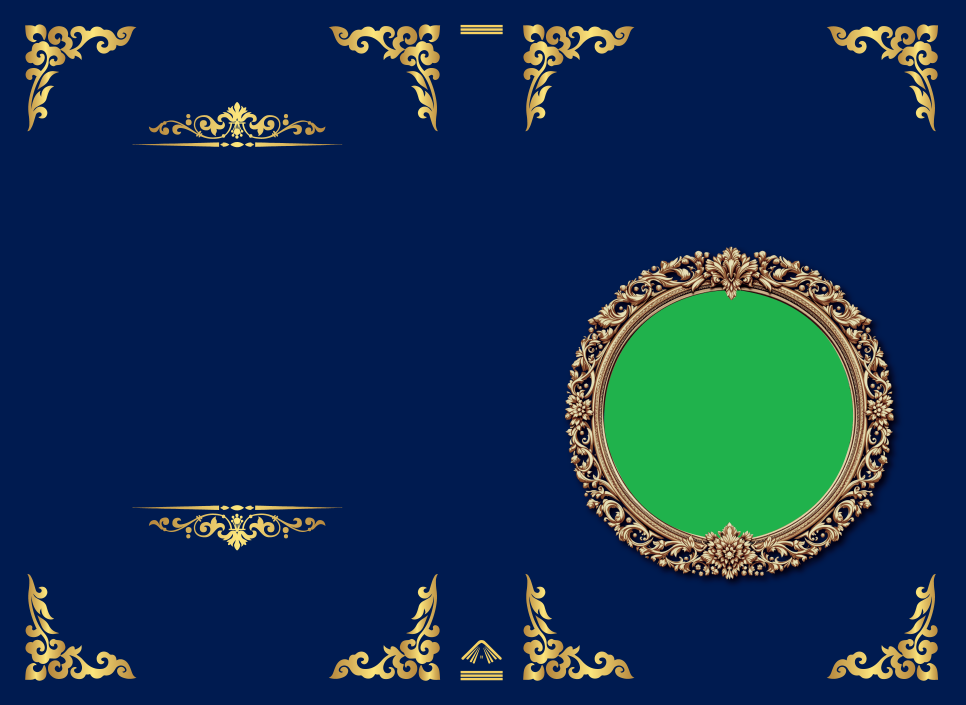
#> input picture config/template-latest.png, 2898 x 2114 px (shown at 1/3 size); its folder holds only this picture in this run
$ python -i biblical_compositor.py   (imports and definitions only)
#> lines starting #> are read from the running program, lines starting #| are printed output that depends on the picture; after the words box and inside, x2 and y2 are one past the last pixel; in counts of white or black regions, pixels touching at a corner belong together
#> further down, picture is the input picture: PIL image 2898x2114 RGB; mean R, G, B 18.7, 48.6, 80.5
"""
biblical_compositor.py — Composites AI art + text onto the biblical cover template.
Simple layer stack: template → art in medallion → frame overlay → text.

Includes adaptive border stripping (ported from cover_compositor.py) to handle
AI-generated art with letterboxing, decorative borders, or edge artifacts.
"""

from __future__ import annotations

import json
import logging
from dataclasses import dataclass, field
from pathlib import Path

import numpy as np
from PIL import Image, ImageDraw, ImageFilter

from src.text_renderer import render_text_on_template

log = logging.getLogger(__name__)


# ---------------------------------------------------------------------------
# Adaptive border stripping (ported from cover_compositor.py)
# ---------------------------------------------------------------------------

def _clip(x: float) -> float:
    return max(0.0, min(1.0, x))


def _trim_uniform_edge_bars(image: Image.Image) -> Image.Image:
    """Trim solid white/black letterboxing bars from AI-generated art."""
    rgb = np.array(image.convert("RGB"), dtype=np.float32)
    if rgb.size == 0:
        return image
    h, w = rgb.shape[:2]
#> h = 2114; w = 2898
    if h < 64 or w < 64:
        return image

    gray = rgb.mean(axis=2)
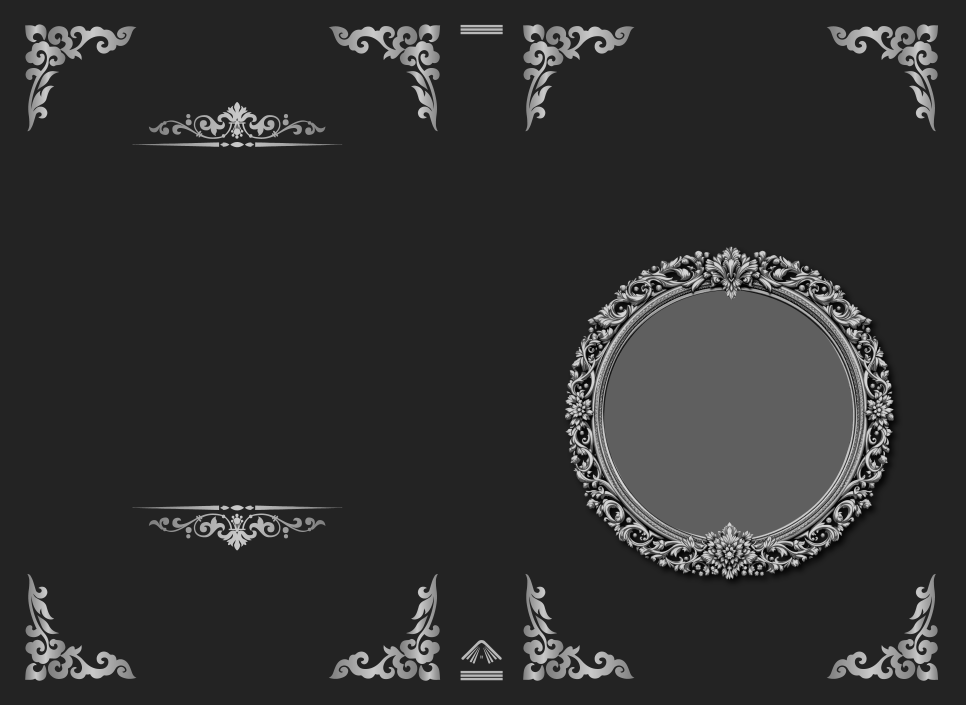
#> gray: shape (2114, 2898) float32 (shown at 1/3 size); min 0.667, max 229.3, mean 49.3
    cy0, cy1 = int(h * 0.25), int(h * 0.75)
#> cy0 = 528; cy1 = 1585
    cx0, cx1 = int(w * 0.25), int(w * 0.75)
#> cx0 = 724; cx1 = 2173
    center_mean = float(gray[cy0:cy1, cx0:cx1].mean()) if gray[cy0:cy1, cx0:cx1].size else float(gray.mean())
#> center_mean = 50.22

    row_std = gray.std(axis=1)
#> row_std = 2114 values, max 65.89 at index 2019, min 3.81e-06 at index 0, mean 29.96
    row_mean = gray.mean(axis=1)
#> row_mean = 2114 values, max 92.68 at index 2019, min 35.67 at index 0, mean 49.26
    row_edge = np.abs(np.diff(gray, axis=1)).mean(axis=1)
#> row_edge = 2114 values, max 6.5 at index 1604, min 0 at index 0, mean 1.75

    col_std = gray.std(axis=0)
#> col_std = 2898 values, max 62.54 at index 2594, min 0.000111 at index 0, mean 31.02
    col_mean = gray.mean(axis=0)
#> col_mean = 2898 values, max 72.18 at index 2559, min 35.67 at index 0, mean 49.26
    col_edge = np.abs(np.diff(gray, axis=0)).mean(axis=0)
#> col_edge = 2898 values, max 8.81 at index 1803, min 0 at index 0, mean 1.76

    row_bar = (
        (row_std < 10.0) & (row_edge < 8.0)
        & ((row_mean > 230.0) | (row_mean < 25.0))
        & (np.abs(row_mean - center_mean) >= 24.0)
    )
    col_bar = (
        (col_std < 10.0) & (col_edge < 8.0)
        & ((col_mean > 230.0) | (col_mean < 25.0))
        & (np.abs(col_mean - center_mean) >= 24.0)
    )

    def _run_len(mask: np.ndarray, forward: bool) -> int:
        max_len = int(mask.size * 0.24)
        run = 0
        seq = mask if forward else mask[::-1]
        for flag in seq[:max_len]:
            if not bool(flag):
                break
            run += 1
        return run

    min_row = max(6, int(round(h * 0.03)))
#> min_row = 63
    min_col = max(6, int(round(w * 0.03)))
#> min_col = 87

    top = _run_len(row_bar, True)
#> the loop in _run_len, `for flag in seq[:max_len]:` made 1 pass
#> after the loop in _run_len, `for flag in seq[:max_len]:`: run = 0
#> top = 0
    bottom = _run_len(row_bar, False)
#> the loop in _run_len (call 2), `for flag in seq[:max_len]:` made 1 pass
#> bottom = 0
    left = _run_len(col_bar, True)
#> left = 0
    right = _run_len(col_bar, False)
#> right = 0

    top = top if top >= min_row else 0
    bottom = bottom if bottom >= min_row else 0
    left = left if left >= min_col else 0
    right = right if right >= min_col else 0

    if top == 0 and bottom == 0 and left == 0 and right == 0:
        return image

    new_left = int(np.clip(left, 0, max(0, w - 2)))
    new_top = int(np.clip(top, 0, max(0, h - 2)))
    new_right = int(np.clip(w - right, new_left + 1, w))
    new_bottom = int(np.clip(h - bottom, new_top + 1, h))
    if (new_right - new_left) < 64 or (new_bottom - new_top) < 64:
        return image

    log.debug("Trimmed letterbox bars: top=%d bot=%d left=%d right=%d", top, bottom, left, right)
    return image.crop((new_left, new_top, new_right, new_bottom))


def _adaptive_border_strip_percent(image: Image.Image) -> float:
    """Score how much extra border to strip based on edge artifact density."""
    rgb = np.array(image.convert("RGB"), dtype=np.float32)
    if rgb.size == 0:
        return 0.0
    gray = rgb.mean(axis=2)
    h, w = gray.shape[:2]
#> h = 2114; w = 2898
    if h < 24 or w < 24:
        return 0.0

    dx = np.abs(np.diff(gray, axis=1))
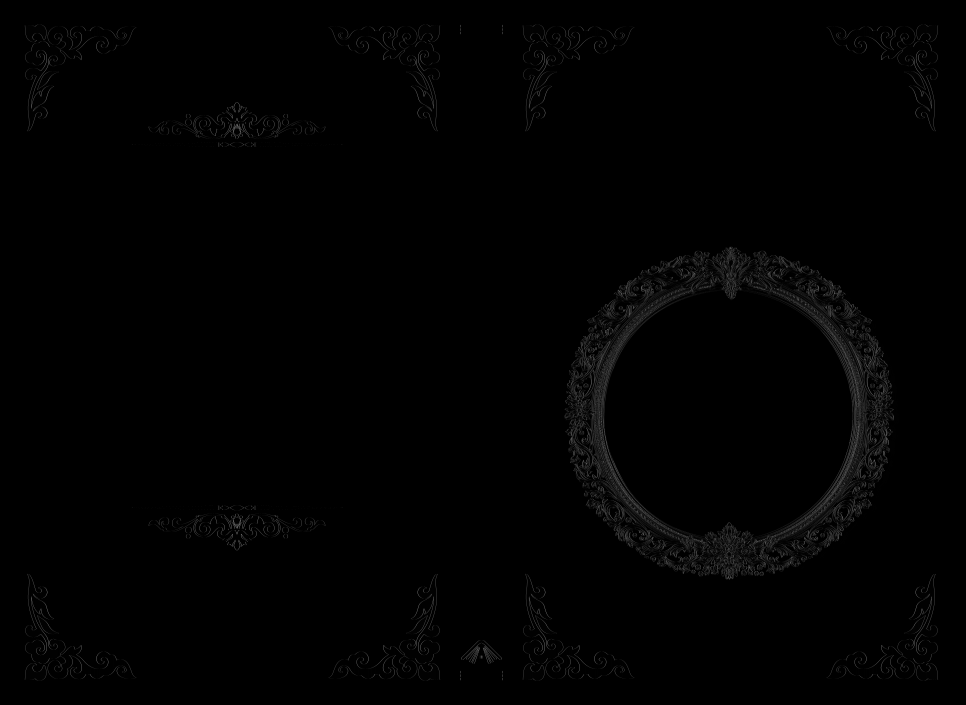
#> dx: shape (2114, 2897) float32 (shown at 1/3 size); min 0, max 180, mean 1.7
    dy = np.abs(np.diff(gray, axis=0))
    edge_map = np.pad(dx, ((0, 0), (0, 1)), mode="constant") + np.pad(dy, ((0, 1), (0, 0)), mode="constant")
    if float(edge_map.max()) < 2.0:
        return 0.0

    margin = max(6, int(min(h, w) * 0.14))
#> margin = 295
    yy, xx = np.ogrid[:h, :w]
#> yy = 2114 values from 0 to 2113
    outer_mask = (xx < margin) | (xx >= w - margin) | (yy < margin) | (yy >= h - margin)
    center_mask = (xx >= int(w * 0.30)) & (xx <= int(w * 0.70)) & (yy >= int(h * 0.30)) & (yy <= int(h * 0.70))

    outer_vals = edge_map[outer_mask]
    center_vals = edge_map[center_mask]
    if outer_vals.size == 0 or center_vals.size == 0:
        return 0.0

    outer_strength = float(np.percentile(outer_vals, 90))
#> outer_strength = 0
    center_strength = float(np.percentile(center_vals, 90))
#> center_strength = 0
    strength_ratio = outer_strength / max(1e-6, center_strength)
#> strength_ratio = 0

    threshold = float(np.percentile(edge_map, 97))
#> threshold = 48.33
    strong = edge_map >= threshold
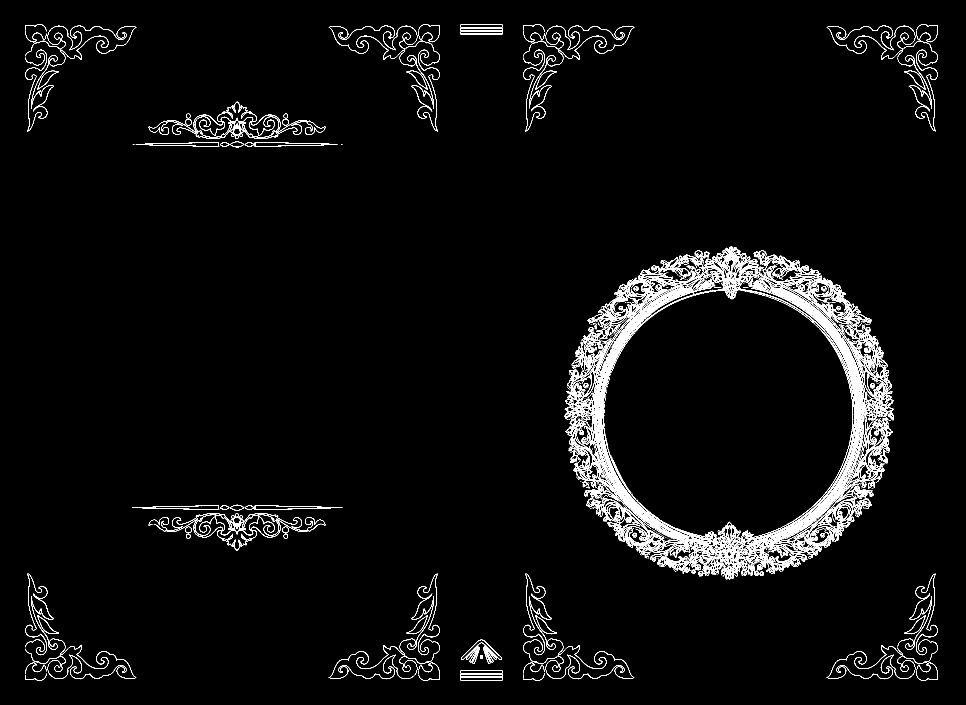
#> strong: shape (2114, 2898) bool (shown at 1/3 size); 3% white in thin lines or dots, all inside (x1, y1, x2, y2) = (75, 72, 2814, 2043)
    outer_density = float(strong[outer_mask].mean())
#> outer_density = 0.0176
    center_density = float(strong[center_mask].mean())
#> center_density = 0.0372
    density_ratio = outer_density / max(1e-6, center_density + 1e-6)
#> density_ratio = 0.474

    row_fill = strong.mean(axis=1)
#> row_fill = 2114 values, max 0.12 at index 1604, min 0 at index 0, mean 0.03
    col_fill = strong.mean(axis=0)
#> col_fill = 2898 values, max 0.165 at index 2574, min 0 at index 0, mean 0.03
    top_peak = float(row_fill[:max(2, int(h * 0.20))].max(initial=0.0))
#> top_peak = 0.0849
    bottom_peak = float(row_fill[min(h - 1, int(h * 0.80)):].max(initial=0.0))
#> bottom_peak = 0.0876
    left_peak = float(col_fill[:max(2, int(w * 0.20))].max(initial=0.0))
#> left_peak = 0.0435
    right_peak = float(col_fill[min(w - 1, int(w * 0.80)):].max(initial=0.0))
#> right_peak = 0.165
    boundary_peak = (top_peak + bottom_peak + left_peak + right_peak) / 4.0
#> boundary_peak = 0.0953

    artifact_score = (
        0.55 * _clip((strength_ratio - 1.25) / 1.55)
        + 0.25 * _clip((density_ratio - 1.45) / 2.30)
        + 0.20 * _clip((boundary_peak - 0.17) / 0.32)
    )
#> artifact_score = 0
    return 0.10 * _clip(artifact_score)


def _strip_border(image: Image.Image, border_percent: float = 0.05) -> Image.Image:
    """Smart border strip: removes letterboxing + adaptive extra for AI artifacts."""
    image = _trim_uniform_edge_bars(image)
    base_percent = max(0.0, min(0.20, float(border_percent or 0.0)))
    adaptive_extra = _adaptive_border_strip_percent(image)
#> adaptive_extra = 0
    percent = max(0.0, min(0.12, base_percent + adaptive_extra))
#> percent = 0.05
    if percent <= 0:
        return image
    w, h = image.size
#> w = 2898
    crop_x = int(w * percent)
#> crop_x = 144
    crop_y = int(h * percent)
#> crop_y = 105
    if crop_x <= 0 and crop_y <= 0:
        return image
    left = max(0, crop_x)
#> left = 144
    top = max(0, crop_y)
#> top = 105
    right = min(w, w - crop_x)
#> right = 2754
    bottom = min(h, h - crop_y)
#> bottom = 2009
    if right <= left or bottom <= top:
        return image
    return image.crop((left, top, right, bottom))
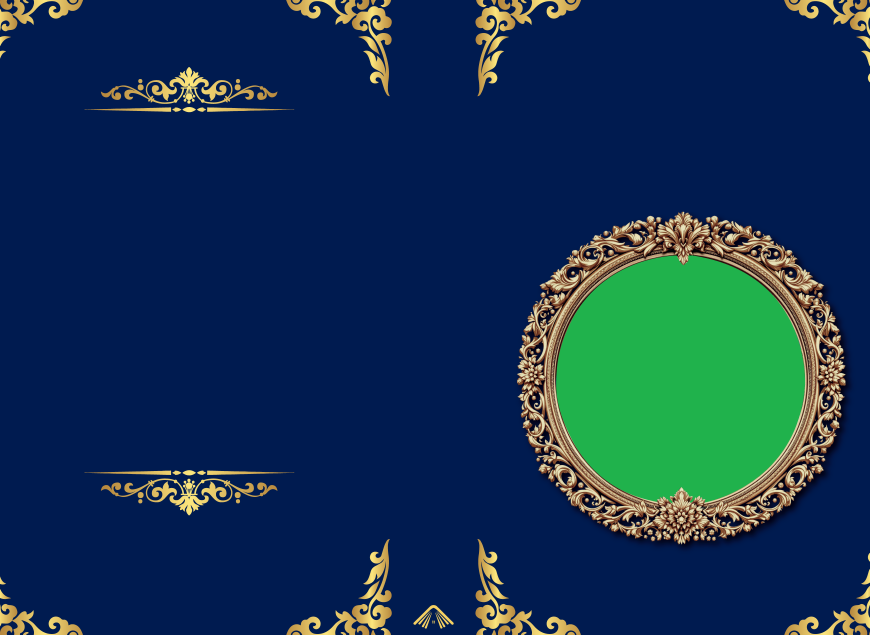
#> returned value: PIL image 2610x1904 RGB (shown at 1/3 size); mean R, G, B 18.9, 50.7, 80.3


# [7 lines left out: function _smart_square_crop, not called in this run]


# ---------------------------------------------------------------------------
# Output validation
# ---------------------------------------------------------------------------

@dataclass(slots=True)
class CompositeValidation:
    """Lightweight post-composite sanity check results."""
    output_path: str
    valid: bool
    issues: list[str] = field(default_factory=list)
    dimensions_ok: bool = True
    dpi_ok: bool = True
    file_size_ok: bool = True

    # [48 lines left out: functions to_dict, _validate_output, not called in this run]


# ---------------------------------------------------------------------------
# Fixed layout constants (from template editor)
# ---------------------------------------------------------------------------

CONFIG_DIR = Path(__file__).resolve().parent.parent / "config"
TEMPLATE_PATH = CONFIG_DIR / "template-latest.png"
FRAME_OVERLAY_PATH = CONFIG_DIR / "frame_overlay_template.png"

# Medallion geometry — from green mask in template-latest.png
# Green mask: center=(2185,1243), radius=373
MEDALLION_CX = 2185
MEDALLION_CY = 1243
ART_CLIP_RADIUS = 373    # Exact green mask radius
FRAME_HOLE_RADIUS = 373  # Same — frame is already in template
INNER_FEATHER_PX = 6
NAVY_FILL_RGB = (0, 27, 80)  # #001b50 from SVG


# [184 lines left out: functions compose_biblical_cover, _replace_green_mask_with_art, _build_circle_feather_mask, _apply_frame_overlay_rgba, composite_all_variants, _load_book_meta, not called in this run]

>>> from PIL import Image
>>> picture = Image.open('../config/template-latest.png')
>>> result = _strip_border(picture)
